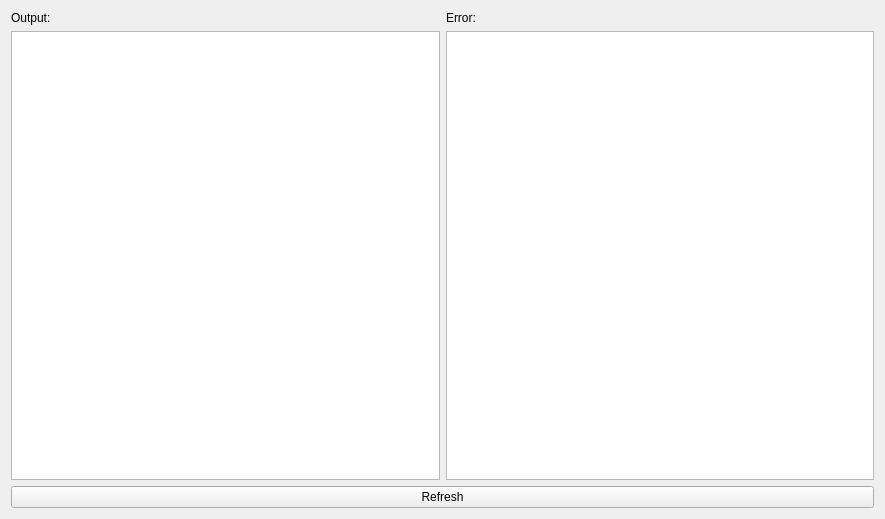
<?xml version="1.0" encoding="UTF-8"?>
<ui version="4.0">
 <class>LogWindow</class>
 <widget class="QWidget" name="LogWindow">
  <property name="geometry">
   <rect>
    <x>0</x>
    <y>0</y>
    <width>885</width>
    <height>519</height>
   </rect>
  </property>
  <property name="windowTitle">
   <string>Form</string>
  </property>
  <layout class="QVBoxLayout" name="verticalLayout_3">
   <item>
    <layout class="QHBoxLayout" name="horizontalLayout">
     <item>
      <layout class="QVBoxLayout" name="verticalLayout">
       <item>
        <widget class="QLabel" name="label">
         <property name="text">
          <string>Output:</string>
         </property>
        </widget>
       </item>
       <item>
        <widget class="QPlainTextEdit" name="output_text">
         <property name="undoRedoEnabled">
          <bool>false</bool>
         </property>
         <property name="lineWrapMode">
          <enum>QPlainTextEdit::NoWrap</enum>
         </property>
         <property name="readOnly">
          <bool>true</bool>
         </property>
        </widget>
       </item>
      </layout>
     </item>
     <item>
      <layout class="QVBoxLayout" name="verticalLayout_2">
       <item>
        <widget class="QLabel" name="label_2">
         <property name="text">
          <string>Error:</string>
         </property>
        </widget>
       </item>
       <item>
        <widget class="QPlainTextEdit" name="error_text">
         <property name="undoRedoEnabled">
          <bool>false</bool>
         </property>
         <property name="lineWrapMode">
          <enum>QPlainTextEdit::NoWrap</enum>
         </property>
         <property name="readOnly">
          <bool>true</bool>
         </property>
        </widget>
       </item>
      </layout>
     </item>
    </layout>
   </item>
   <item>
    <widget class="QPushButton" name="refresh_btn">
     <property name="text">
      <string>Refresh</string>
     </property>
    </widget>
   </item>
  </layout>
 </widget>
 <resources/>
 <connections/>
</ui>
